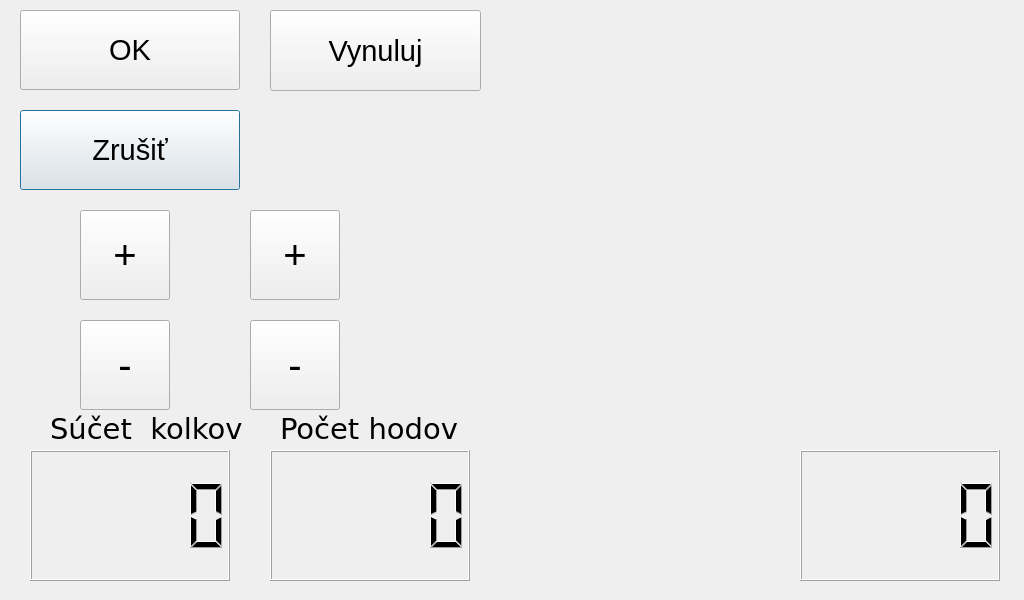
<?xml version="1.0" encoding="UTF-8"?>
<ui version="4.0">
 <class>ChangerWindow</class>
 <widget class="QDialog" name="ChangerWindow">
  <property name="geometry">
   <rect>
    <x>0</x>
    <y>0</y>
    <width>1024</width>
    <height>600</height>
   </rect>
  </property>
  <property name="windowTitle">
   <string>Dialog</string>
  </property>
  <widget class="QPushButton" name="pin6">
   <property name="geometry">
    <rect>
     <x>930</x>
     <y>210</y>
     <width>100</width>
     <height>180</height>
    </rect>
   </property>
   <property name="text">
    <string/>
   </property>
   <property name="icon">
    <iconset resource="ninepins.qrc">
     <normaloff>:/images/kolok1_big.png</normaloff>
     <normalon>:/images/kolok2_big.png</normalon>:/images/kolok1_big.png</iconset>
   </property>
   <property name="iconSize">
    <size>
     <width>50</width>
     <height>110</height>
    </size>
   </property>
   <property name="flat">
    <bool>true</bool>
   </property>
  </widget>
  <widget class="QPushButton" name="pin5">
   <property name="geometry">
    <rect>
     <x>650</x>
     <y>210</y>
     <width>100</width>
     <height>180</height>
    </rect>
   </property>
   <property name="text">
    <string/>
   </property>
   <property name="icon">
    <iconset resource="ninepins.qrc">
     <normaloff>:/images/kolok1_big.png</normaloff>
     <normalon>:/images/kolok2_big.png</normalon>:/images/kolok1_big.png</iconset>
   </property>
   <property name="iconSize">
    <size>
     <width>50</width>
     <height>110</height>
    </size>
   </property>
   <property name="flat">
    <bool>true</bool>
   </property>
  </widget>
  <widget class="QLCDNumber" name="scoreLCD">
   <property name="geometry">
    <rect>
     <x>30</x>
     <y>450</y>
     <width>200</width>
     <height>131</height>
    </rect>
   </property>
  </widget>
  <widget class="QPushButton" name="pin7">
   <property name="geometry">
    <rect>
     <x>500</x>
     <y>90</y>
     <width>100</width>
     <height>180</height>
    </rect>
   </property>
   <property name="sizePolicy">
    <sizepolicy hsizetype="Minimum" vsizetype="Expanding">
     <horstretch>0</horstretch>
     <verstretch>0</verstretch>
    </sizepolicy>
   </property>
   <property name="text">
    <string/>
   </property>
   <property name="icon">
    <iconset resource="ninepins.qrc">
     <normaloff>:/images/kolok1_big.png</normaloff>
     <normalon>:/images/kolok2_big.png</normalon>:/images/kolok1_big.png</iconset>
   </property>
   <property name="iconSize">
    <size>
     <width>50</width>
     <height>110</height>
    </size>
   </property>
   <property name="flat">
    <bool>true</bool>
   </property>
  </widget>
  <widget class="QPushButton" name="pin2">
   <property name="geometry">
    <rect>
     <x>500</x>
     <y>290</y>
     <width>100</width>
     <height>180</height>
    </rect>
   </property>
   <property name="autoFillBackground">
    <bool>false</bool>
   </property>
   <property name="text">
    <string/>
   </property>
   <property name="icon">
    <iconset resource="ninepins.qrc">
     <normaloff>:/images/kolok1_big.png</normaloff>
     <normalon>:/images/kolok2_big.png</normalon>:/images/kolok1_big.png</iconset>
   </property>
   <property name="iconSize">
    <size>
     <width>50</width>
     <height>110</height>
    </size>
   </property>
   <property name="shortcut">
    <string notr="true"/>
   </property>
   <property name="checkable">
    <bool>false</bool>
   </property>
   <property name="autoRepeat">
    <bool>false</bool>
   </property>
   <property name="autoExclusive">
    <bool>false</bool>
   </property>
   <property name="autoDefault">
    <bool>true</bool>
   </property>
   <property name="default">
    <bool>false</bool>
   </property>
   <property name="flat">
    <bool>true</bool>
   </property>
  </widget>
  <widget class="QLCDNumber" name="roundsLCD">
   <property name="geometry">
    <rect>
     <x>270</x>
     <y>450</y>
     <width>200</width>
     <height>131</height>
    </rect>
   </property>
  </widget>
  <widget class="QLCDNumber" name="pointsLCD">
   <property name="geometry">
    <rect>
     <x>800</x>
     <y>450</y>
     <width>200</width>
     <height>131</height>
    </rect>
   </property>
  </widget>
  <widget class="QPushButton" name="pin4">
   <property name="geometry">
    <rect>
     <x>370</x>
     <y>210</y>
     <width>100</width>
     <height>150</height>
    </rect>
   </property>
   <property name="text">
    <string/>
   </property>
   <property name="icon">
    <iconset resource="ninepins.qrc">
     <normaloff>:/images/kolok1_big.png</normaloff>
     <normalon>:/images/kolok2_big.png</normalon>:/images/kolok1_big.png</iconset>
   </property>
   <property name="iconSize">
    <size>
     <width>50</width>
     <height>110</height>
    </size>
   </property>
   <property name="flat">
    <bool>true</bool>
   </property>
  </widget>
  <widget class="QLabel" name="label_3">
   <property name="geometry">
    <rect>
     <x>50</x>
     <y>410</y>
     <width>211</width>
     <height>37</height>
    </rect>
   </property>
   <property name="font">
    <font>
     <family>Verdana</family>
     <pointsize>22</pointsize>
    </font>
   </property>
   <property name="acceptDrops">
    <bool>false</bool>
   </property>
   <property name="layoutDirection">
    <enum>Qt::RightToLeft</enum>
   </property>
   <property name="text">
    <string>Súčet  kolkov</string>
   </property>
  </widget>
  <widget class="QPushButton" name="pin9">
   <property name="geometry">
    <rect>
     <x>650</x>
     <y>-30</y>
     <width>100</width>
     <height>180</height>
    </rect>
   </property>
   <property name="text">
    <string/>
   </property>
   <property name="icon">
    <iconset resource="ninepins.qrc">
     <normaloff>:/images/kolok1_big.png</normaloff>
     <normalon>:/images/kolok2_big.png</normalon>:/images/kolok1_big.png</iconset>
   </property>
   <property name="iconSize">
    <size>
     <width>50</width>
     <height>110</height>
    </size>
   </property>
   <property name="flat">
    <bool>true</bool>
   </property>
  </widget>
  <widget class="QLabel" name="label_4">
   <property name="geometry">
    <rect>
     <x>280</x>
     <y>410</y>
     <width>201</width>
     <height>37</height>
    </rect>
   </property>
   <property name="font">
    <font>
     <family>Verdana</family>
     <pointsize>22</pointsize>
    </font>
   </property>
   <property name="acceptDrops">
    <bool>false</bool>
   </property>
   <property name="layoutDirection">
    <enum>Qt::RightToLeft</enum>
   </property>
   <property name="text">
    <string>Počet hodov</string>
   </property>
  </widget>
  <widget class="QPushButton" name="pin3">
   <property name="geometry">
    <rect>
     <x>800</x>
     <y>290</y>
     <width>100</width>
     <height>180</height>
    </rect>
   </property>
   <property name="text">
    <string/>
   </property>
   <property name="icon">
    <iconset resource="ninepins.qrc">
     <normaloff>:/images/kolok1_big.png</normaloff>
     <normalon>:/images/kolok2_big.png</normalon>:/images/kolok1_big.png</iconset>
   </property>
   <property name="iconSize">
    <size>
     <width>50</width>
     <height>110</height>
    </size>
   </property>
   <property name="flat">
    <bool>true</bool>
   </property>
  </widget>
  <widget class="QPushButton" name="pin1">
   <property name="geometry">
    <rect>
     <x>650</x>
     <y>450</y>
     <width>100</width>
     <height>180</height>
    </rect>
   </property>
   <property name="text">
    <string/>
   </property>
   <property name="icon">
    <iconset resource="ninepins.qrc">
     <normaloff>:/images/kolok1_big.png</normaloff>
     <normalon>:/images/kolok2_big.png</normalon>:/images/kolok1_big.png</iconset>
   </property>
   <property name="iconSize">
    <size>
     <width>50</width>
     <height>110</height>
    </size>
   </property>
   <property name="autoDefault">
    <bool>true</bool>
   </property>
   <property name="flat">
    <bool>true</bool>
   </property>
  </widget>
  <widget class="QPushButton" name="pin8">
   <property name="geometry">
    <rect>
     <x>800</x>
     <y>90</y>
     <width>100</width>
     <height>180</height>
    </rect>
   </property>
   <property name="text">
    <string/>
   </property>
   <property name="icon">
    <iconset resource="ninepins.qrc">
     <normaloff>:/images/kolok1_big.png</normaloff>
     <normalon>:/images/kolok2_big.png</normalon>:/images/kolok1_big.png</iconset>
   </property>
   <property name="iconSize">
    <size>
     <width>50</width>
     <height>110</height>
    </size>
   </property>
   <property name="flat">
    <bool>true</bool>
   </property>
  </widget>
  <widget class="QPushButton" name="scorePlus">
   <property name="geometry">
    <rect>
     <x>80</x>
     <y>210</y>
     <width>90</width>
     <height>90</height>
    </rect>
   </property>
   <property name="font">
    <font>
     <pointsize>30</pointsize>
    </font>
   </property>
   <property name="text">
    <string>+</string>
   </property>
  </widget>
  <widget class="QPushButton" name="scoreMinus">
   <property name="geometry">
    <rect>
     <x>80</x>
     <y>320</y>
     <width>90</width>
     <height>90</height>
    </rect>
   </property>
   <property name="font">
    <font>
     <pointsize>30</pointsize>
    </font>
   </property>
   <property name="text">
    <string>-</string>
   </property>
  </widget>
  <widget class="QPushButton" name="roundsPlus">
   <property name="geometry">
    <rect>
     <x>250</x>
     <y>210</y>
     <width>90</width>
     <height>90</height>
    </rect>
   </property>
   <property name="font">
    <font>
     <pointsize>30</pointsize>
    </font>
   </property>
   <property name="text">
    <string>+</string>
   </property>
  </widget>
  <widget class="QPushButton" name="roundsMinus">
   <property name="geometry">
    <rect>
     <x>250</x>
     <y>320</y>
     <width>90</width>
     <height>90</height>
    </rect>
   </property>
   <property name="font">
    <font>
     <pointsize>30</pointsize>
    </font>
   </property>
   <property name="text">
    <string>-</string>
   </property>
  </widget>
  <widget class="QPushButton" name="okButton">
   <property name="geometry">
    <rect>
     <x>20</x>
     <y>10</y>
     <width>220</width>
     <height>80</height>
    </rect>
   </property>
   <property name="font">
    <font>
     <pointsize>22</pointsize>
    </font>
   </property>
   <property name="text">
    <string>OK</string>
   </property>
  </widget>
  <widget class="QPushButton" name="cancelButton">
   <property name="geometry">
    <rect>
     <x>20</x>
     <y>110</y>
     <width>220</width>
     <height>80</height>
    </rect>
   </property>
   <property name="font">
    <font>
     <pointsize>22</pointsize>
    </font>
   </property>
   <property name="text">
    <string>Zrušiť</string>
   </property>
   <property name="default">
    <bool>true</bool>
   </property>
  </widget>
  <widget class="QPushButton" name="zeroButton">
   <property name="geometry">
    <rect>
     <x>270</x>
     <y>10</y>
     <width>211</width>
     <height>81</height>
    </rect>
   </property>
   <property name="font">
    <font>
     <pointsize>22</pointsize>
    </font>
   </property>
   <property name="text">
    <string>Vynuluj</string>
   </property>
  </widget>
 </widget>
 <resources>
  <include location="ninepins.qrc"/>
 </resources>
 <connections/>
</ui>
